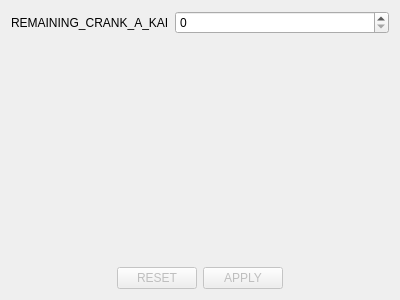
<?xml version="1.0" encoding="UTF-8"?>
<ui version="4.0">
 <class>Section1Tab</class>
 <widget class="QWidget" name="Section1Tab">
  <property name="geometry">
   <rect>
    <x>0</x>
    <y>0</y>
    <width>400</width>
    <height>300</height>
   </rect>
  </property>
  <property name="windowTitle">
   <string notr="true">Form</string>
  </property>
  <layout class="QVBoxLayout" name="verticalLayout">
   <item>
    <layout class="QFormLayout" name="formLayout">
     <item row="0" column="0">
      <widget class="QLabel" name="label">
       <property name="text">
        <string>REMAINING_CRANK_A_KAI</string>
       </property>
      </widget>
     </item>
     <item row="0" column="1">
      <widget class="QSpinBox" name="gashaRemainingCB">
       <property name="maximum">
        <number>255</number>
       </property>
      </widget>
     </item>
    </layout>
   </item>
   <item>
    <layout class="QHBoxLayout" name="horizontalLayout_3">
     <item>
      <spacer name="horizontalSpacer">
       <property name="orientation">
        <enum>Qt::Horizontal</enum>
       </property>
       <property name="sizeHint" stdset="0">
        <size>
         <width>40</width>
         <height>20</height>
        </size>
       </property>
      </spacer>
     </item>
     <item>
      <widget class="QPushButton" name="resetButton">
       <property name="enabled">
        <bool>false</bool>
       </property>
       <property name="text">
        <string>RESET</string>
       </property>
      </widget>
     </item>
     <item>
      <widget class="QPushButton" name="applyButton">
       <property name="enabled">
        <bool>false</bool>
       </property>
       <property name="text">
        <string>APPLY</string>
       </property>
      </widget>
     </item>
     <item>
      <spacer name="horizontalSpacer_2">
       <property name="orientation">
        <enum>Qt::Horizontal</enum>
       </property>
       <property name="sizeHint" stdset="0">
        <size>
         <width>40</width>
         <height>20</height>
        </size>
       </property>
      </spacer>
     </item>
    </layout>
   </item>
  </layout>
 </widget>
 <resources/>
 <connections/>
</ui>
